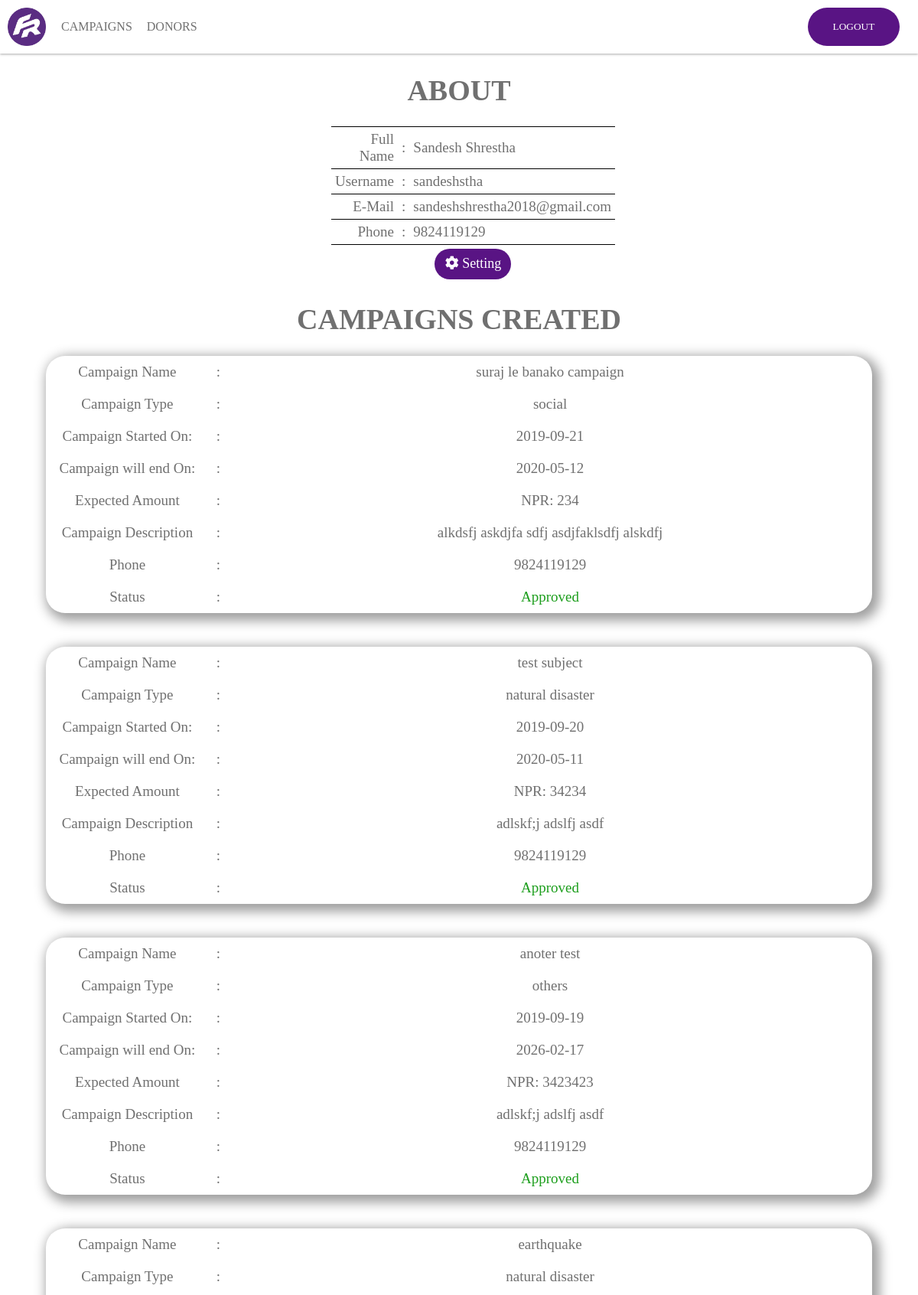
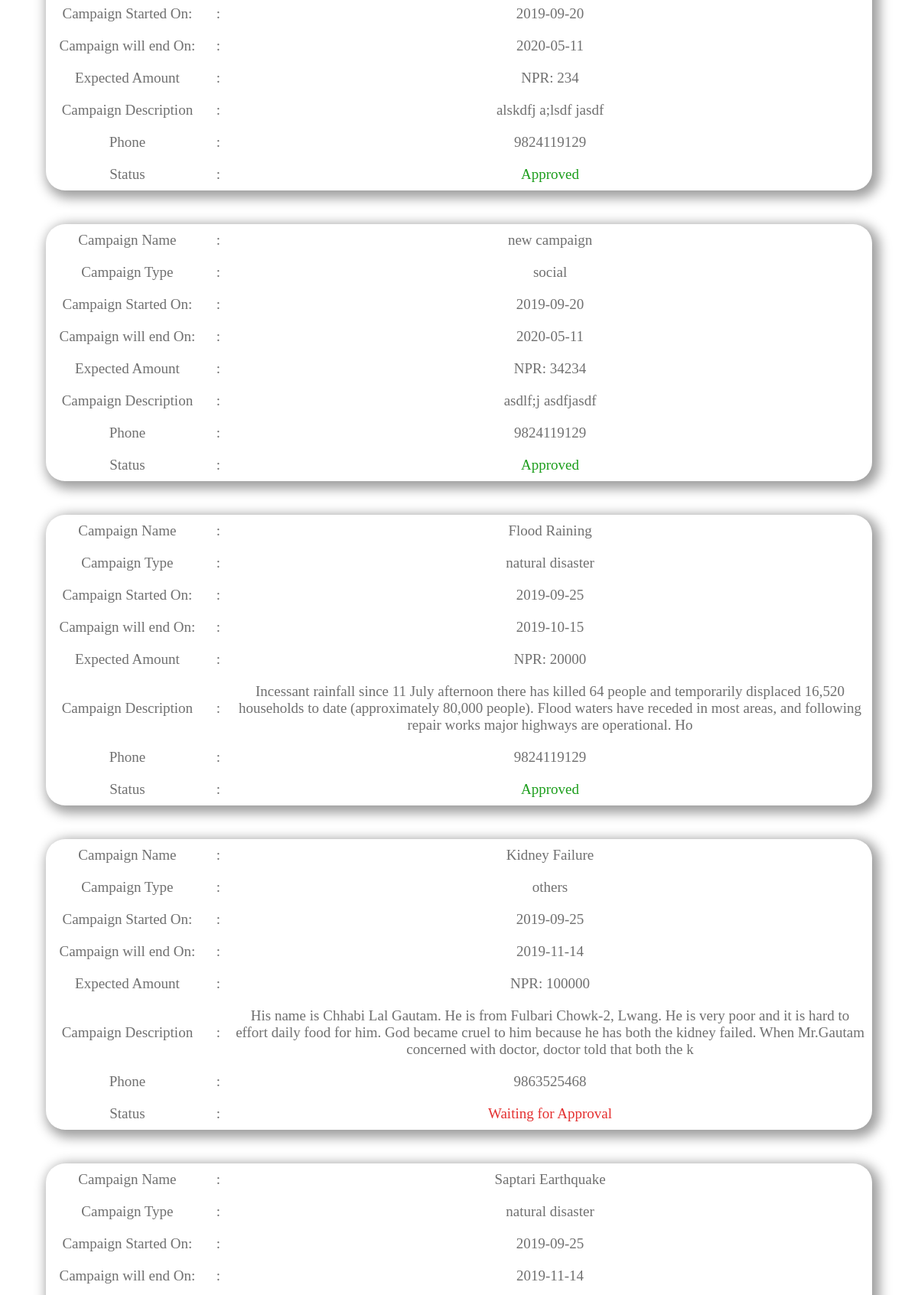
Screenshot of /organizerProfile.php (signed in, upper part) with the database file from the repository (2 pictures, top to bottom).
### tables this page shows
CREATE TABLE `organizers` (
  `organizer_id` int(11) NOT NULL,
  `organizer_fullname` varchar(256) NOT NULL,
  `organizer_username` varchar(256) NOT NULL,
  `organizer_email` varchar(256) NOT NULL,
  `organizer_password` varchar(256) NOT NULL,
  `organizer_phone` varchar(22) NOT NULL,
  `vkey` varchar(45) DEFAULT NULL,
  `verified` tinyint(1) DEFAULT '0',
  `organizer_reg_date` timestamp NOT NULL DEFAULT CURRENT_TIMESTAMP ON UPDATE CURRENT_TIMESTAMP
);

CREATE TABLE `campaigns` (
  `campaign_id` int(11) NOT NULL,
  `campaign_name` varchar(255) NOT NULL,
  `campaign_type` varchar(255) NOT NULL,
  `campaign_days` bigint(20) NOT NULL,
  `campaign_amount` bigint(20) NOT NULL,
  `campaign_description` varchar(255) NOT NULL,
  `campaignPhone` bigint(20) NOT NULL,
  `campaignImage` varchar(255) DEFAULT NULL,
  `campaignApproval` tinyint(1) DEFAULT '0',
  `campaignExpiry` tinyint(1) DEFAULT '1',
  `campaignCreator` varchar(255) NOT NULL,
  `campaign_reg_date` timestamp NOT NULL DEFAULT CURRENT_TIMESTAMP
);

### includes/sessions.inc.php (called while the page is built, shortened)
<?php
include 'dbh.inc.php';
$organizerId = $_SESSION['o_id'];
$sql = "SELECT * FROM organizers WHERE organizer_id = $organizerId;";
$result = mysqli_query($conn,$sql);
$data = mysqli_fetch_assoc($result);

### organizerProfile.php (the view, shortened to what this page needs)
<?php
    include 'includes/sessions.inc.php';
    $campaignCreator = $data['organizer_username'];
?>
<!DOCTYPE html>
<html lang="en">
<head>
    <link rel="stylesheet" href="assets/css/organizerProfile.css">
    <link rel="stylesheet" href="https://use.fontawesome.com/releases/v5.5.0/css/all.css">
</head>
<body>
    <div class="nav-bar">
        <a href="index.php">
            <img src="assets/images/logo.png" alt="Fund Raiser logo">
        </a>
        <div class="nav-links">
            <a href="campaigns2.php">CAMPAIGNS</a>
            <a href="donors2.php">DONORS</a>
        </div>
        <?php
            if(!isset($_SESSION['o_id'])) {
                header("Location: index.php");
            } else {
                echo '<form action="includes/logout.inc.php" method="POST">
                        <div class="btn-login-signup">
                            <button type="submit" id="btn-login" name="submit">LOGOUT</button>
                        </div>
                      </form>';
            }
        ?>
    </div>
    <div class="main-container">
            <div class="about">
                <h1>ABOUT</h1>
                <table>
                    <tr>
                        <td>Full Name</td>
                        <td>:</td>
                        <td><?php echo $data['organizer_fullname'];?></td>
                    </tr>
                    <tr>
                        <td>Username</td>
                        <td>:</td>
                        <td><?php echo $data['organizer_username'];?></td>
                    </tr>
                    <tr>
                        <td>E-Mail</td>
                        <td>:</td>
                        <td><?php echo $data['organizer_email'];?></td>
                    </tr>
                    <tr>
                        <td>Phone</td>
                        <td>:</td>
                        <td><?php echo $data['organizer_phone'];?></td>
                    </tr>
                    <tr>
                        <td colspan="3" style="text-align: center;">
                            <button onclick="window.location.href='organizerInfoSetting.php'"> <i class="fas fa-cog"></i>   Setting</button>
                        </td>
                    </tr>
                </table>
            </div>
            <div class="created-campaigns">
                <h1>CAMPAIGNS CREATED</h1>
                <?php
                    include_once 'includes/dbh.inc.php';
                    $sql = "SELECT *, DATE(DATE_ADD(campaign_reg_date, INTERVAL campaign_days DAY)) AS endDate,
                    DATE(campaign_reg_date) AS startDate
                    FROM campaigns WHERE campaignCreator = '$campaignCreator';";
                    $result = mysqli_query($conn, $sql);
                    $resultCheck = mysqli_num_rows($result);
                    if($resultCheck > 0) {
                        while($row = mysqli_fetch_assoc($result)) {
              ?>
                <table cellpadding="10">
                    <tr>
                        <td style="width:20%;">Campaign Name</td>
                        <td>:</td>
                        <td style="width:80%;"><?php echo $row['campaign_name'];?></td>
                    </tr>
                    <tr>
                        <td>Campaign Type</td>
                        <td>:</td>
                        <td><?php echo $row['campaign_type'];?></td>
                    </tr>
                    <tr>
                        <td>Campaign Started On:</td>
                        <td>:</td>
                        <td><?php echo $row['startDate'];?></td>
                    </tr>
                    <tr>
                        <td>Campaign will end On:</td>
                        <td>:</td>
                        <td><?php echo $row['endDate'];?></td>
                    </tr>
                    <tr>
                        <td>Expected Amount</td>
                        <td>:</td>
                        <td>NPR: <?php echo $row['campaign_amount'];?></td>
                    </tr>
                    <tr>
                        <td>Campaign Description</td>
                        <td>:</td>
                        <td><?php echo $row['campaign_description'];?></td>
                    </tr>
                    <tr>
                        <td>Phone</td>
                        <td>:</td>
                        <td><?php echo $row['campaignPhone'];?></td>
                    </tr>
                    <tr>
                        <td>Status</td>
                        <td>:</td>
                        <td><?php
                            if($row['campaignApproval']==0) {
                                echo "<span id='waiting'>Waiting for Approval</span>";
                            } else {
                                echo "<span id='approved'>Approved</span>";
                            }
                        ?></td>
                    </tr>
                </table><br><br>
           <?php
                    }
                } else if($resultCheck == 0) {
                    echo "<p>you have not created any campaign.</p>";
            ?>
                    <button id="create-now-btn" onclick="window.location.href='createCampaign.php'">Create Now</button>
            <?php
                } else {
                    exit();
                }
            ?>
            </div>
    </div>
    <?php
        include_once 'footer.php';
    ?>

### assets/css/organizerProfile.css (style rules this page uses)
body { padding: 0; margin: 0; }
.nav-bar { height: 70px; width: 100%; box-shadow: 0 1px 3px #aaaaaa; }
.nav-bar img { height: 50px; width: auto; margin-top: 10px; margin-left: 10px; }
.nav-links { margin-top: -38px; margin-left: 80px; word-spacing: 15px; }
.nav-links a { text-decoration: none; color: #707070; font-family: HelveticaNeueMedium; }
.btn-login-signup { position: absolute; top: 10px; left: 88%; word-spacing: 15px; }
.btn-login-signup button { height: 50px; width: 120px; font-family: HelveticaNeueMedium; outline: none; }
#btn-login { border: none; border-radius: 25px; background-color: #591484; color: white; }
.main-container { text-align: center; font-family: HelveticaNeueMedium; font-size: 19px; color: #707070; width: 100%; }
.about { text-align: center; align-content: center; width: 40%; margin-left: 30%; height: 300px; }
.about table { text-align: center; align-content: center; width: 70%; margin-left: 73px; border-collapse: collapse; }
.about td,tr { padding: 5px; }
.about td { border-top: 1px solid black; }
.about td:nth-child(1) { text-align: right; }
.about td:nth-child(3) { font-family: HelveticaNeueThin; text-align: left; }
.about button { width: 100px; height: 40px; border-radius: 25px; outline: none; border: none; background-color: #591484; color: white; font-family: HelveticaNeueThin; font-size:18px; }
.created-campaigns { text-align: center; align-content: center; width: 100%; }
.created-campaigns table { border: none; text-align: center; align-content: center; width: 90%; margin-left: 5%; border-collapse: collapse; box-shadow: 5px 5px 15px 5px rgba(0, 0, 0, 0.38); border-radius: 25px; }
#waiting { color: rgb(228, 48, 48); }
#approved { color: rgb(28, 158, 28); }

### rows the page displays
organizers: organizer_fullname "Sandesh Shrestha", organizer_username "sandeshstha", organizer_email "sandeshshrestha2018@gmail.com", organizer_phone "9824119129"
campaigns: campaign_name "suraj le banako campaign", campaign_type "social", startDate "2019-09-21", endDate "2020-05-12", campaign_amount "234", campaign_description "alkdsfj askdjfa sdfj asdjfaklsdfj alskdfj", campaignPhone "9824119129", campaignApproval "Approved"
campaigns: campaign_name "test subject", campaign_type "natural disaster", startDate "2019-09-20", endDate "2020-05-11", campaign_amount "34234", campaign_description "adlskf;j adslfj asdf", campaignPhone "9824119129", campaignApproval "Approved"
campaigns: campaign_name "anoter test", campaign_type "others", startDate "2019-09-19", endDate "2026-02-17", campaign_amount "3423423", campaign_description "adlskf;j adslfj asdf", campaignPhone "9824119129", campaignApproval "Approved"
campaigns: campaign_name "earthquake", campaign_type "natural disaster", startDate "2019-09-20", endDate "2020-05-11", campaign_amount "234", campaign_description "alskdfj a;lsdf jasdf", campaignPhone "9824119129", campaignApproval "Approved"
campaigns: campaign_name "new campaign", campaign_type "social", startDate "2019-09-20", endDate "2020-05-11", campaign_amount "34234", campaign_description "asdlf;j asdfjasdf", campaignPhone "9824119129", campaignApproval "Approved"
campaigns: campaign_name "Flood Raining", campaign_type "natural disaster", startDate "2019-09-25", endDate "2019-10-15", campaign_amount "20000", campaign_description "Incessant rainfall since 11 July afternoon there has killed 64 people and temporarily displaced 16,520 households to date (approximately 80,000 people). Flood waters have receded in most areas, and following repair works major highways are operational. Ho", campaignPhone "9824119129", campaignApproval "Approved"
campaigns: campaign_name "Kidney Failure", campaign_type "others", startDate "2019-09-25", endDate "2019-11-14", campaign_amount "100000", campaign_description "His name is Chhabi Lal Gautam. He is from Fulbari Chowk-2, Lwang. He is very poor and it is hard to effort daily food for him. God became cruel to him because he has both the kidney failed. When Mr.Gautam concerned with doctor, doctor told that both the k", campaignPhone "9863525468", campaignApproval "Waiting for Approval"
campaigns: campaign_name "Saptari Earthquake", campaign_type "natural disaster", startDate "2019-09-25", endDate "2019-11-14"
